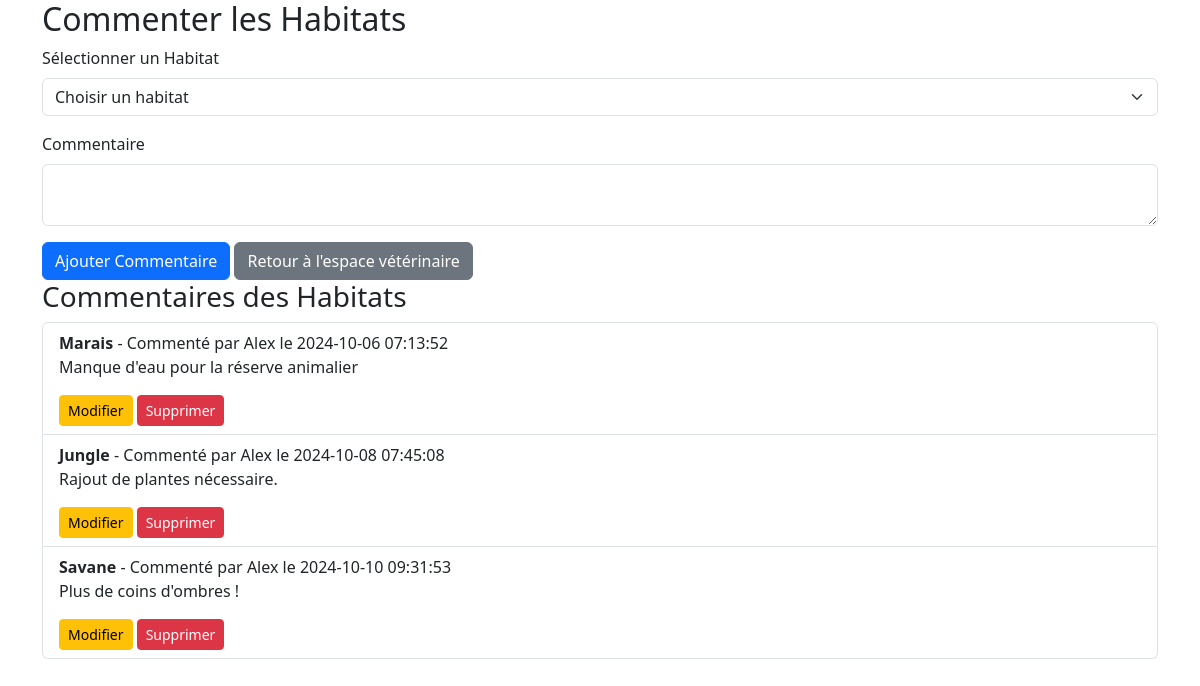
Page /vet/comment_habitat.php (signed in) on the committed database.
### tables this page shows
CREATE TABLE `habitat_comments` (
  `id` int NOT NULL,
  `habitat_id` int NOT NULL,
  `vet_id` int NOT NULL,
  `comment` text NOT NULL,
  `created_at` timestamp NULL DEFAULT CURRENT_TIMESTAMP
);

CREATE TABLE `habitats` (
  `id` int NOT NULL,
  `name` varchar(255) NOT NULL,
  `description` text NOT NULL,
  `image` varchar(255) DEFAULT NULL
);

CREATE TABLE `users` (
  `id` int NOT NULL,
  `username` varchar(50) NOT NULL,
  `password` varchar(255) NOT NULL,
  `role` enum('employee','vet','admin') NOT NULL
);

### vet/comment_habitat.php (the view, shortened to what this page needs)
<?php
require_once '../database/auth.php';
$comments = $pdo->query("SELECT hc.*, h.name AS habitat_name, u.username AS vet_name
                          FROM habitat_comments hc
                          JOIN habitats h ON hc.habitat_id = h.id
                          JOIN users u ON hc.vet_id = u.id")->fetchAll(PDO::FETCH_ASSOC);
?>
<!DOCTYPE html>
<html lang="fr">
<head>
    <link href="https://cdn.jsdelivr.net/npm/bootstrap@5.3.3/dist/css/bootstrap.min.css" rel="stylesheet">
</head>
<body>
<div class="container">
    <h2>Commenter les Habitats</h2>
    <form action="comment_habitat.php" method="POST">
        <div class="mb-3">
            <label for="habitat_id" class="form-label">Sélectionner un Habitat</label>
            <select name="habitat_id" class="form-select" required>
                <option value="">Choisir un habitat</option>
            </select>
        </div>
        <div class="mb-3">
            <label for="comment" class="form-label">Commentaire</label>
            <textarea name="comment" class="form-control" required></textarea>
        </div>
        <button class="btn btn-primary" type="submit">Ajouter Commentaire</button>
        <a class="btn btn-secondary" href="index.php">Retour à l'espace vétérinaire</a>
    </form>
    <h3>Commentaires des Habitats</h3>
    <ul class="list-group">
        <?php foreach ($comments as $comment): ?>
            <li class="list-group-item">
                <strong><?= htmlspecialchars($comment['habitat_name']) ?></strong> - Commenté par <?= htmlspecialchars($comment['vet_name']) ?> le <?= htmlspecialchars($comment['created_at']) ?>
                <p><?= htmlspecialchars($comment['comment']) ?></p>
                <a href="traitement/edit_comment.php?id=<?= $comment['id'] ?>" class="btn btn-warning btn-sm">Modifier</a>
                <a href="?delete_id=<?= $comment['id'] ?>" class="btn btn-danger btn-sm" onclick="return confirm('Êtes-vous sûr de vouloir supprimer ce commentaire ?');">Supprimer</a>
            </li>
        <?php endforeach; ?>
    </ul>
</div>
</body>
</html>

### rows in the picture
habitat_comments: habitat.name "Marais", vet.username "Alex", created_at "2024-10-06 07:13:52", comment "Manque d'eau pour la réserve animalier"
habitat_comments: habitat.name "Jungle", vet.username "Alex", created_at "2024-10-08 07:45:08", comment "Rajout de plantes nécessaire."
habitat_comments: habitat.name "Savane", vet.username "Alex", created_at "2024-10-10 09:31:53", comment "Plus de coins d'ombres !"
